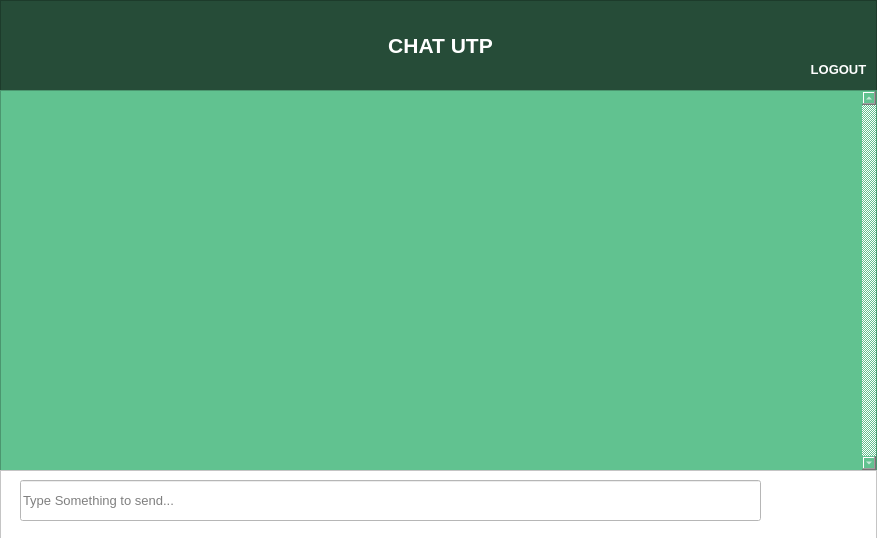
<?xml version="1.0" encoding="UTF-8"?>
<ui version="4.0">
 <class>chatForm</class>
 <widget class="QWidget" name="chatForm">
  <property name="geometry">
   <rect>
    <x>0</x>
    <y>0</y>
    <width>877</width>
    <height>538</height>
   </rect>
  </property>
  <property name="cursor">
   <cursorShape>PointingHandCursor</cursorShape>
  </property>
  <property name="windowTitle">
   <string>Form</string>
  </property>
  <property name="windowIcon">
   <iconset>
    <normaloff>../../assets/icons8-exit-200.png</normaloff>../../assets/icons8-exit-200.png</iconset>
  </property>
  <widget class="QFrame" name="frame">
   <property name="geometry">
    <rect>
     <x>0</x>
     <y>0</y>
     <width>877</width>
     <height>91</height>
    </rect>
   </property>
   <property name="styleSheet">
    <string notr="true">background-color: rgb(38, 76, 56)</string>
   </property>
   <property name="frameShape">
    <enum>QFrame::StyledPanel</enum>
   </property>
   <property name="frameShadow">
    <enum>QFrame::Raised</enum>
   </property>
   <widget class="QLabel" name="label">
    <property name="geometry">
     <rect>
      <x>320</x>
      <y>30</y>
      <width>241</width>
      <height>31</height>
     </rect>
    </property>
    <property name="text">
     <string>&lt;html&gt;&lt;head/&gt;&lt;body&gt;&lt;p align=&quot;center&quot;&gt;&lt;span style=&quot; font-size:16pt; font-weight:600; color:#ffffff;&quot;&gt;CHAT UTP&lt;/span&gt;&lt;/p&gt;&lt;/body&gt;&lt;/html&gt;</string>
    </property>
   </widget>
   <widget class="QPushButton" name="logoutButton">
    <property name="geometry">
     <rect>
      <x>800</x>
      <y>-10</y>
      <width>77</width>
      <height>91</height>
     </rect>
    </property>
    <property name="styleSheet">
     <string notr="true">QPushButton:hover
	{
		border-style: solid;
		background-color: #bbdefb;

	}

	QPushButton:pressed
	{
			background-color: #0069c0;
	}</string>
    </property>
    <property name="text">
     <string/>
    </property>
    <property name="icon">
     <iconset>
      <normaloff>../../assets/icons8-exit-200.png</normaloff>../../assets/icons8-exit-200.png</iconset>
    </property>
    <property name="iconSize">
     <size>
      <width>60</width>
      <height>60</height>
     </size>
    </property>
    <property name="flat">
     <bool>true</bool>
    </property>
   </widget>
  </widget>
  <widget class="QLabel" name="label_2">
   <property name="geometry">
    <rect>
     <x>800</x>
     <y>60</y>
     <width>77</width>
     <height>20</height>
    </rect>
   </property>
   <property name="text">
    <string>&lt;html&gt;&lt;head/&gt;&lt;body&gt;&lt;p align=&quot;center&quot;&gt;&lt;span style=&quot; font-size:10pt; font-weight:600; color:#ffffff;&quot;&gt;LOGOUT&lt;/span&gt;&lt;/p&gt;&lt;/body&gt;&lt;/html&gt;</string>
   </property>
  </widget>
  <widget class="QTextEdit" name="chatTextEdit">
   <property name="geometry">
    <rect>
     <x>0</x>
     <y>90</y>
     <width>877</width>
     <height>381</height>
    </rect>
   </property>
   <property name="font">
    <font>
     <pointsize>14</pointsize>
     <weight>75</weight>
     <bold>true</bold>
    </font>
   </property>
   <property name="styleSheet">
    <string notr="true">background-color:rgb(97, 194, 144);
color: white</string>
   </property>
   <property name="verticalScrollBarPolicy">
    <enum>Qt::ScrollBarAlwaysOn</enum>
   </property>
   <property name="sizeAdjustPolicy">
    <enum>QAbstractScrollArea::AdjustToContents</enum>
   </property>
   <property name="readOnly">
    <bool>true</bool>
   </property>
  </widget>
  <widget class="QFrame" name="frame_2">
   <property name="geometry">
    <rect>
     <x>0</x>
     <y>470</y>
     <width>877</width>
     <height>71</height>
    </rect>
   </property>
   <property name="styleSheet">
    <string notr="true">background-color:rgb(255, 255, 255)</string>
   </property>
   <property name="frameShape">
    <enum>QFrame::StyledPanel</enum>
   </property>
   <property name="frameShadow">
    <enum>QFrame::Raised</enum>
   </property>
   <widget class="QLineEdit" name="messageLineEdit">
    <property name="geometry">
     <rect>
      <x>20</x>
      <y>10</y>
      <width>741</width>
      <height>41</height>
     </rect>
    </property>
    <property name="font">
     <font>
      <pointsize>10</pointsize>
     </font>
    </property>
    <property name="placeholderText">
     <string>Type Something to send...</string>
    </property>
   </widget>
   <widget class="QPushButton" name="sendButton">
    <property name="geometry">
     <rect>
      <x>780</x>
      <y>10</y>
      <width>71</width>
      <height>51</height>
     </rect>
    </property>
    <property name="cursor">
     <cursorShape>PointingHandCursor</cursorShape>
    </property>
    <property name="styleSheet">
     <string notr="true">QPushButton:hover
	{
		border-style: solid;
		background-color: #bbdefb;

	}

	QPushButton:pressed
	{
			background-color: #0069c0;
	}</string>
    </property>
    <property name="text">
     <string/>
    </property>
    <property name="icon">
     <iconset>
      <normaloff>../../assets/icons8-email-send-96.png</normaloff>../../assets/icons8-email-send-96.png</iconset>
    </property>
    <property name="iconSize">
     <size>
      <width>60</width>
      <height>60</height>
     </size>
    </property>
    <property name="flat">
     <bool>true</bool>
    </property>
   </widget>
  </widget>
 </widget>
 <resources/>
 <connections/>
</ui>
